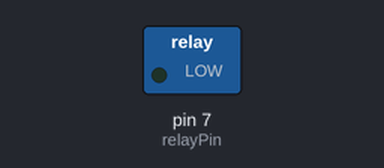
The sketch below on a simulated Arduino Uno, built with avr-gcc and run on an emulated ATmega328P. On the bench: switched loads named in the sketch (green lamp = pin HIGH).

Above: at 1.5 s.
At 6.05 s:
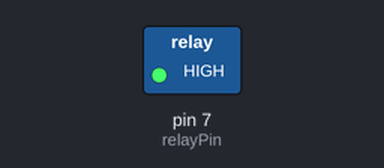
Timing chart, 0 to 6.9 s (numbered marks = the images above):
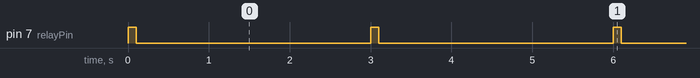

The sketch:

Flash_test.ino
```cpp
// Pin where the relay is connected
const int relayPin = 7;

// Time intervals in milliseconds
const unsigned long interval = 3000; // 5 seconds

void setup() {
  // Initialize the relay pin as an output
  pinMode(relayPin, OUTPUT);
  // Start serial communication for plotting
  Serial.begin(9600);
  // Set relay to LOW initially to keep it off
  digitalWrite(relayPin, LOW);
}

void loop() {
  // Turn on the relay to trigger the flash
  digitalWrite(relayPin, HIGH);
  delay(100); // Flash duration (adjust if needed)

  // Turn off the relay
  digitalWrite(relayPin, LOW);

  // Wait for the specified interval before flashing again
  delay(interval - 100); // Subtract flash duration
}
```

Measured:
- by itself, pin 7 (relayPin): alternates HIGH for 0.10 s and LOW for 2.9 s
